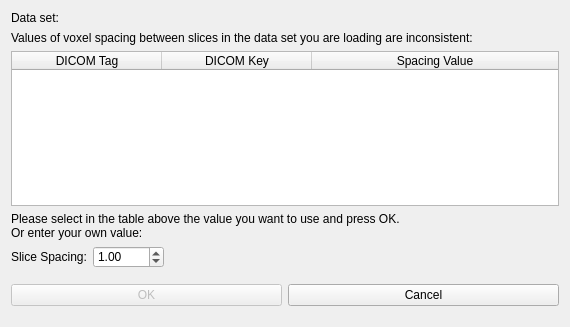
<?xml version="1.0" encoding="UTF-8"?>
<ui version="4.0">
 <class>spacingselector</class>
 <widget class="QWidget" name="spacingselector">
  <property name="geometry">
   <rect>
    <x>0</x>
    <y>0</y>
    <width>570</width>
    <height>327</height>
   </rect>
  </property>
  <property name="sizePolicy">
   <sizepolicy hsizetype="Expanding" vsizetype="Expanding">
    <horstretch>0</horstretch>
    <verstretch>0</verstretch>
   </sizepolicy>
  </property>
  <property name="minimumSize">
   <size>
    <width>320</width>
    <height>320</height>
   </size>
  </property>
  <property name="windowTitle">
   <string>POPE</string>
  </property>
  <property name="windowIcon">
   <iconset>
    <normaloff>:/icons/POPE_icon</normaloff>:/icons/POPE_icon</iconset>
  </property>
  <property name="autoFillBackground">
   <bool>false</bool>
  </property>
  <property name="styleSheet">
   <string notr="true">QListWidget
{
color: #BBB;
}</string>
  </property>
  <layout class="QVBoxLayout" name="verticalLayout_2">
   <item>
    <layout class="QVBoxLayout" name="verticalLayout">
     <item>
      <layout class="QFormLayout" name="formLayout_folder">
       <item row="0" column="0">
        <widget class="QLabel" name="label_data">
         <property name="text">
          <string>Data set:</string>
         </property>
        </widget>
       </item>
       <item row="0" column="1">
        <widget class="QLabel" name="label_dataSet">
         <property name="styleSheet">
          <string notr="true">color: #77E</string>
         </property>
         <property name="text">
          <string/>
         </property>
        </widget>
       </item>
      </layout>
     </item>
     <item>
      <widget class="QLabel" name="label">
       <property name="text">
        <string>Values of voxel spacing between slices in the data set you are loading are inconsistent:</string>
       </property>
       <property name="wordWrap">
        <bool>true</bool>
       </property>
      </widget>
     </item>
     <item>
      <widget class="QTableWidget" name="tableWidget_Spacings">
       <property name="editTriggers">
        <set>QAbstractItemView::NoEditTriggers</set>
       </property>
       <property name="alternatingRowColors">
        <bool>true</bool>
       </property>
       <property name="selectionMode">
        <enum>QAbstractItemView::SingleSelection</enum>
       </property>
       <property name="selectionBehavior">
        <enum>QAbstractItemView::SelectRows</enum>
       </property>
       <attribute name="horizontalHeaderVisible">
        <bool>true</bool>
       </attribute>
       <attribute name="horizontalHeaderCascadingSectionResizes">
        <bool>true</bool>
       </attribute>
       <attribute name="horizontalHeaderDefaultSectionSize">
        <number>150</number>
       </attribute>
       <attribute name="horizontalHeaderMinimumSectionSize">
        <number>50</number>
       </attribute>
       <attribute name="horizontalHeaderStretchLastSection">
        <bool>true</bool>
       </attribute>
       <attribute name="verticalHeaderVisible">
        <bool>false</bool>
       </attribute>
       <attribute name="verticalHeaderStretchLastSection">
        <bool>false</bool>
       </attribute>
       <column>
        <property name="text">
         <string>DICOM Tag</string>
        </property>
       </column>
       <column>
        <property name="text">
         <string>DICOM Key</string>
        </property>
       </column>
       <column>
        <property name="text">
         <string>Spacing Value</string>
        </property>
       </column>
      </widget>
     </item>
     <item>
      <widget class="QLabel" name="label_2">
       <property name="text">
        <string>Please select in the table above the value you want to use and press OK.
Or enter your own value:</string>
       </property>
       <property name="wordWrap">
        <bool>true</bool>
       </property>
      </widget>
     </item>
     <item>
      <layout class="QHBoxLayout" name="horizontalLayout_2">
       <item>
        <widget class="QLabel" name="label_3">
         <property name="text">
          <string>Slice Spacing:</string>
         </property>
        </widget>
       </item>
       <item>
        <widget class="QDoubleSpinBox" name="doubleSpinBox_userValue">
         <property name="maximum">
          <double>9999.989999999999782</double>
         </property>
         <property name="singleStep">
          <double>0.500000000000000</double>
         </property>
         <property name="value">
          <double>1.000000000000000</double>
         </property>
        </widget>
       </item>
       <item>
        <spacer name="horizontalSpacer">
         <property name="orientation">
          <enum>Qt::Horizontal</enum>
         </property>
         <property name="sizeHint" stdset="0">
          <size>
           <width>40</width>
           <height>20</height>
          </size>
         </property>
        </spacer>
       </item>
      </layout>
     </item>
     <item>
      <spacer name="verticalSpacer_2">
       <property name="orientation">
        <enum>Qt::Vertical</enum>
       </property>
       <property name="sizeType">
        <enum>QSizePolicy::Fixed</enum>
       </property>
       <property name="sizeHint" stdset="0">
        <size>
         <width>20</width>
         <height>10</height>
        </size>
       </property>
      </spacer>
     </item>
     <item>
      <layout class="QHBoxLayout" name="horizontalLayout">
       <item>
        <widget class="QPushButton" name="pushButton_OK">
         <property name="enabled">
          <bool>false</bool>
         </property>
         <property name="text">
          <string>OK</string>
         </property>
         <property name="autoDefault">
          <bool>true</bool>
         </property>
         <property name="default">
          <bool>true</bool>
         </property>
        </widget>
       </item>
       <item>
        <widget class="QPushButton" name="pushButton_Cancel">
         <property name="text">
          <string>Cancel</string>
         </property>
         <property name="autoDefault">
          <bool>true</bool>
         </property>
        </widget>
       </item>
      </layout>
     </item>
     <item>
      <spacer name="verticalSpacer">
       <property name="orientation">
        <enum>Qt::Vertical</enum>
       </property>
       <property name="sizeType">
        <enum>QSizePolicy::Fixed</enum>
       </property>
       <property name="sizeHint" stdset="0">
        <size>
         <width>20</width>
         <height>10</height>
        </size>
       </property>
      </spacer>
     </item>
    </layout>
   </item>
  </layout>
  <action name="actionEdit">
   <property name="text">
    <string>Edit</string>
   </property>
  </action>
  <action name="actionOpen_Patient">
   <property name="text">
    <string>File</string>
   </property>
   <property name="toolTip">
    <string>Open Patient</string>
   </property>
  </action>
 </widget>
 <resources>
  <include location="../../resources/inova.popeproject.editor.renderwindow.qrc"/>
 </resources>
 <connections/>
 <slots>
  <signal>setValue()</signal>
 </slots>
</ui>
